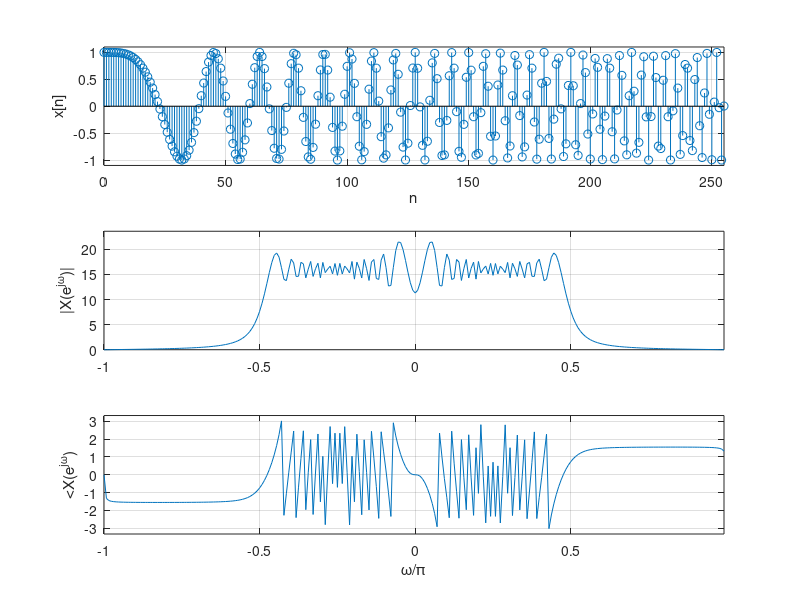

This chart was generated by the following MATLAB code:
%
%  DTFT of aperiodic signals
%  (pulse, windowed sinusoid, chirp)
%
clear all; clf
L=256; % length of signal (including zeros)

% signals
ind=input(' Pulse (1) or windowed sinusoid (2) or chirp (3)  ?  ')
if ind==1,
N=21;x=[ones(1,N) zeros(1,L-N)];                         % pulse
elseif ind==2,
N=200; n=0:N-1;x=[cos(4*pi*n/N) zeros(1,L-N)];   % windowed sinusoid
else
n=0:L-1;x=cos(pi*n.^2/(4*L));                                  % chirp
end

% DTFT
X=fft(x);
w=0:2*pi/L:2*pi-2*pi/L;w1=(w-pi)/pi; % frequencies
n=0:length(x)-1;

figure(1)
subplot(311)
stem(n,x); axis([0 length(n)-1 1.1*min(x) 1.1*max(x)]); grid
xlabel('n'); ylabel('x[n]')
subplot(312)
plot(w1,fftshift(abs(X)));axis([min(w1) max(w1) 0 1.1*max(abs(X))])
ylabel('|X(e^{j\omega})|'); grid
subplot(313)
plot(w1,fftshift(angle(X)))
axis([min(w1) max(w1) 1.1*min(angle(X)) 1.1*max(angle(X))])
ylabel('<X(e^{j\omega})'); xlabel('\omega/\pi'); grid
